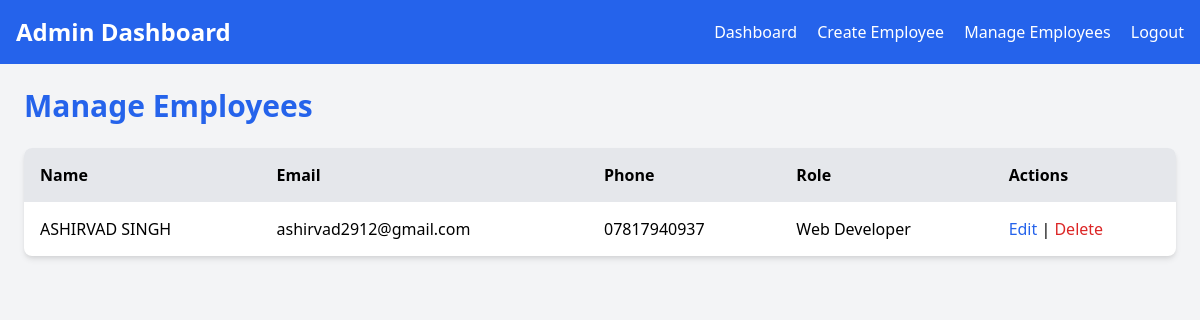
/manage_employees.php (signed in), run on the app's committed database.
### tables this page shows
CREATE TABLE `employees` (
  `id` int(11) NOT NULL,
  `user_id` int(11) NOT NULL,
  `name` varchar(100) NOT NULL,
  `address` text NOT NULL,
  `phone` varchar(15) NOT NULL,
  `email` varchar(100) NOT NULL,
  `adhar_card` varchar(20) NOT NULL,
  `pan_card` varchar(10) NOT NULL,
  `salary` decimal(10,2) NOT NULL,
  `role` varchar(50) NOT NULL,
  `photo` varchar(255) NOT NULL
);

### manage_employees.php (the view, shortened to what this page needs)
<?php
include 'config.php';
$employees = $conn->query("SELECT * FROM employees");
?>
<head>
</head>
<body class="bg-gray-100 min-h-screen">
<?php include 'header.php'; ?>
    <div class="p-6 max-w-7xl mx-auto">
        <h1 class="text-3xl font-bold text-blue-600 mb-6">Manage Employees</h1>
        <table class="w-full bg-white shadow-md rounded-lg overflow-hidden">
            <thead class="bg-gray-200">
                <tr>
                    <th class="p-4 text-left">Name</th>
                    <th class="p-4 text-left">Email</th>
                    <th class="p-4 text-left">Phone</th>
                    <th class="p-4 text-left">Role</th>
                    <th class="p-4 text-left">Actions</th>
                </tr>
            </thead>
            <tbody>
                <?php while ($employee = $employees->fetch_assoc()) { ?>
                    <tr>
                        <td class="p-4"><?= $employee['name'] ?></td>
                        <td class="p-4"><?= $employee['email'] ?></td>
                        <td class="p-4"><?= $employee['phone'] ?></td>
                        <td class="p-4"><?= $employee['role'] ?></td>
                        <td class="p-4">
                            <a href="edit_employee.php?id=<?= $employee['id'] ?>" class="text-blue-600">Edit</a> |
                            <a href="delete_employee.php?id=<?= $employee['id'] ?>" class="text-red-600" onclick="return confirm('Are you sure?')">Delete</a>
                        </td>
                    </tr>
                <?php } ?>
            </tbody>
        </table>
    </div>
</body>
</html>

### data on the page
employees: name "ASHIRVAD SINGH", email "ashirvad2912@gmail.com", phone "07817940937", role "Web Developer"
